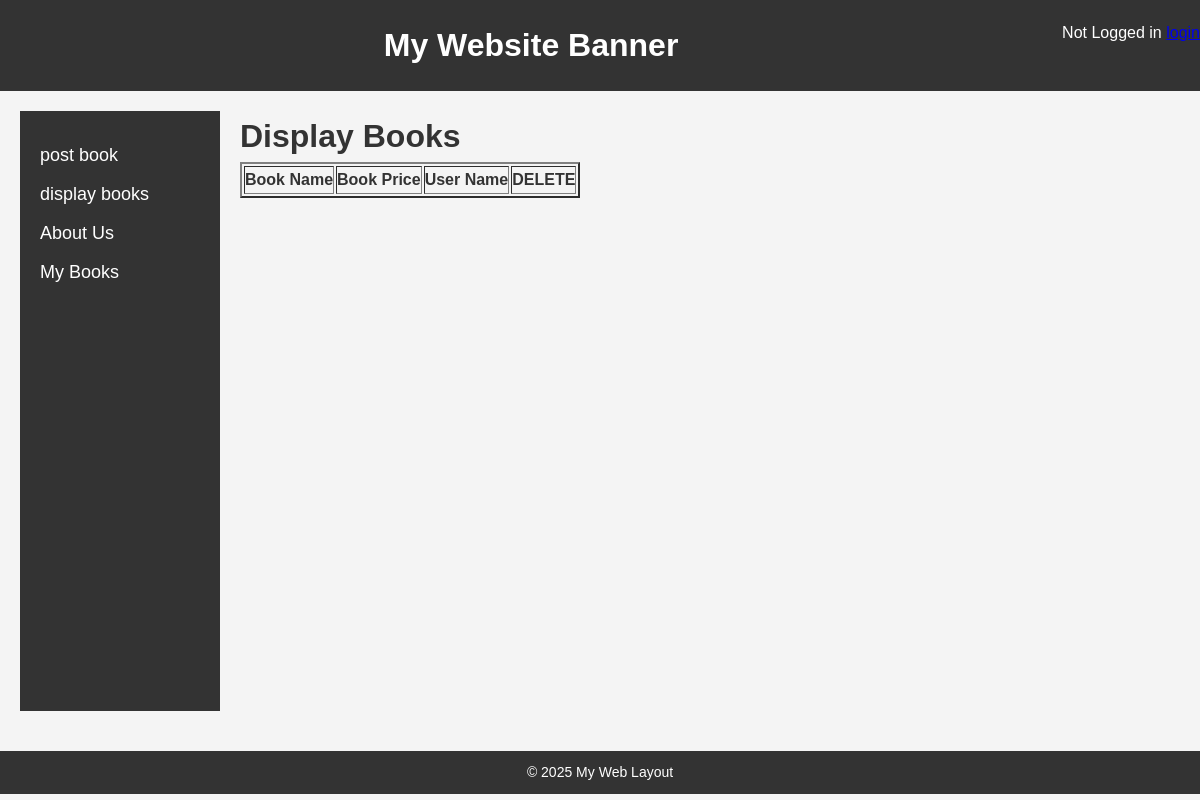
/mybooks, run on the app's committed database.
### bookMng/models.py (models this page shows, shortened)
class MainMenu(models.Model):
    item = models.CharField(max_length=300, unique=True)
    link = models.CharField(max_length=300, unique=True)

### bookMng/views.py (the view)
# urls.py: path('mybooks', views.mybooks, name='mybooks'),
def mybooks(request):
    return render(request, 'bookMng/mybooks.html', {
        'item_list': MainMenu.objects.all()
    })

### bookEx/templates/bookMng/mybooks.html (shortened to what this page needs)
{% extends "base.html" %}
{% load static %}
{% block sidenav %}
   {% for item in item_list %}
      <li>
        <a href="{{ item.link }}">  {{ item.item }} </a>
      </li>
   {% endfor %}
{% endblock sidenav %}
{% block content %}
   <h1>Display Books</h1>
   <table border="2" >
      <tr>
          <th>
              Book Name
          </th>
          <th>
              Book Price
          </th>
          <th>
              User Name
          </th>
          <th>
              DELETE
          </th>
      </tr>
   </table>
{% endblock content %}

### bookEx/static/base.css (style rules this page uses)
* { margin: 0; padding: 0; box-sizing: border-box; }
body { font-family: Arial, sans-serif; line-height: 1.6; background-color: #f4f4f4; color: #333; }
.sidebar ul li { margin: 10px 0; }
.sidebar ul li a { color: white; text-decoration: none; font-size: 18px; }

### data on the page
MainMenu: item "post book"
MainMenu: item "display books"
MainMenu: item "About Us"
MainMenu: item "My Books"
